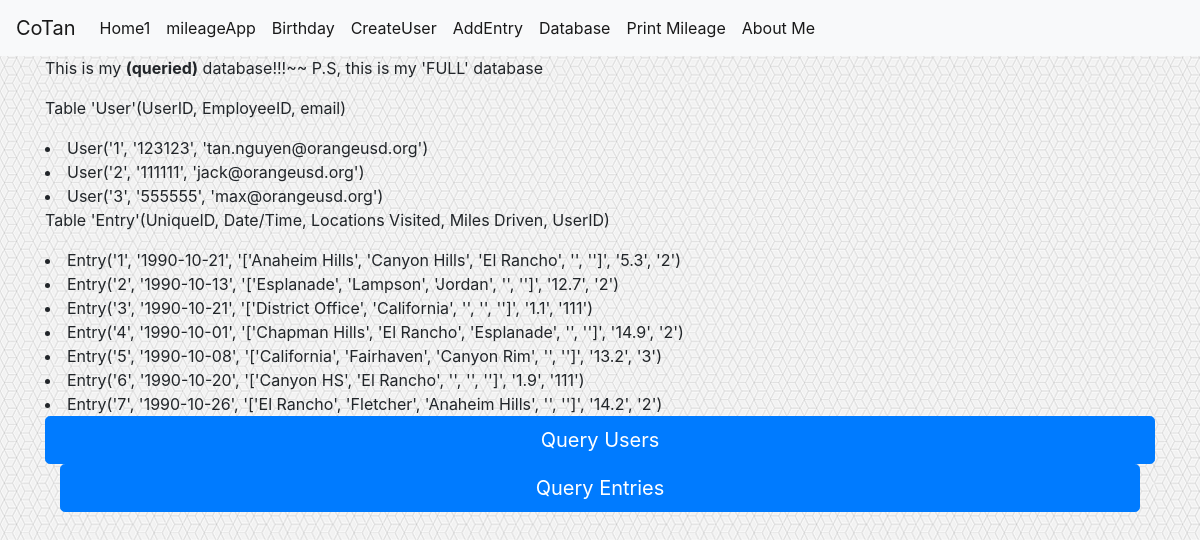
Before: /viewDatabase with the older database file.
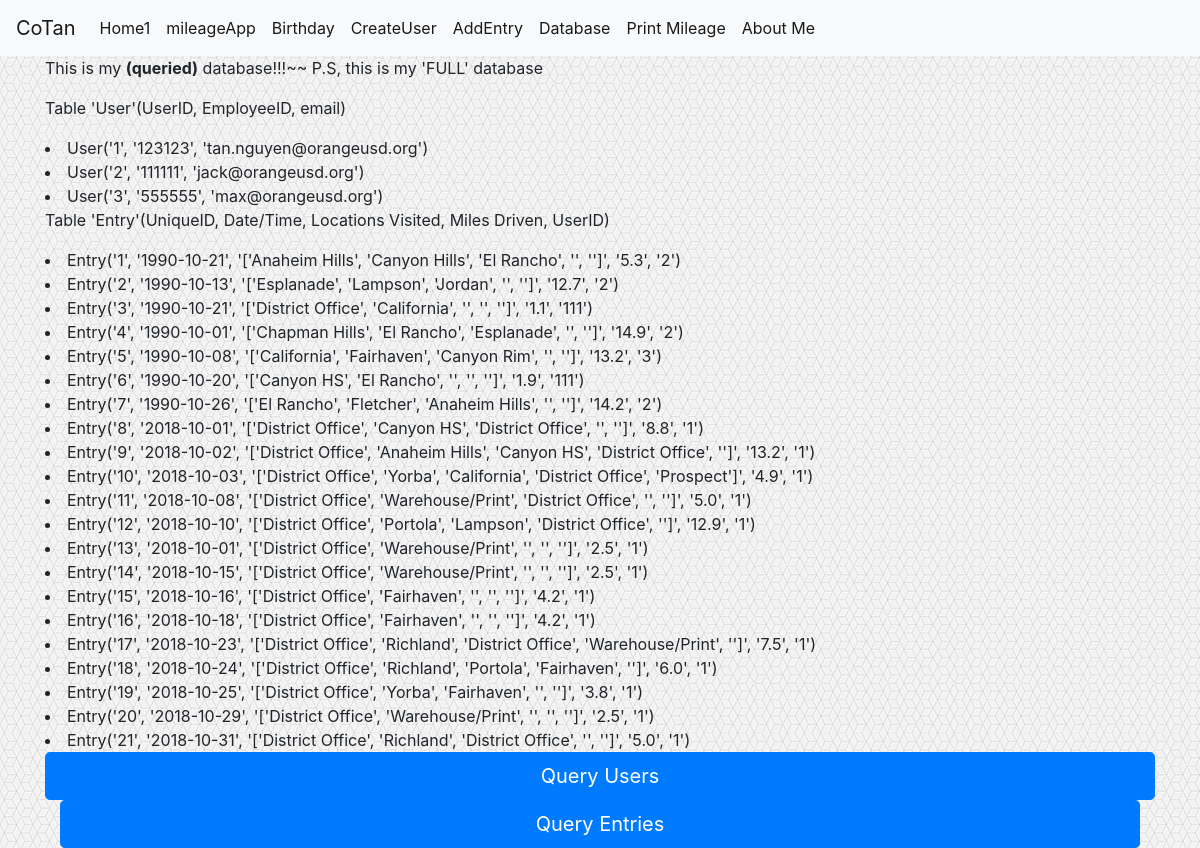
After: the same page with the newer database file.
### initialFlask.py (models this page shows, shortened)
class User(db.Model):
    id = db.Column(db.Integer, primary_key=True)
    employeeID = db.Column(db.String(20), unique=True, nullable=False)
    email = db.Column(db.String(120), unique=True, nullable=False)
    password = db.Column(db.String(60), nullable=False)
    entry = db.relationship('Entry', backref='author', lazy=True)
    def __repr__(self):
        return f"User('{self.id}', '{self.employeeID}', '{self.email}')"

class Entry(db.Model):
    id = db.Column(db.Integer, primary_key=True)
    date_entered = db.Column(db.String, nullable=False)
    locations = db.Column(db.Text, nullable=False)
    milesDriven = db.Column(db.Float, nullable=False)
    user_id = db.Column(db.Integer, db.ForeignKey('user.id'), nullable=False)
    def __repr__(self):
        return f"Entry('{self.id}', '{self.date_entered}', '{self.locations}', '{self.milesDriven}', '{self.user_id}')"

### initialFlask.py (the view)
@app.route('/viewDatabase')
def viewMyDatabase():
    userTable = User.query.all()
    userEntry = Entry.query.all()
    return render_template("viewDatabase.html", myUsers=userTable, myEntries=userEntry, QueryOneTwoThree=1)

### templates/viewDatabase.html (shortened to what this page needs)
{% extends 'template.html' %}
{% block body %}
This is my <strong>(queried)</strong> database!!!~~
{% if QueryOneTwoThree == 1 %}
P.S, this is my 'FULL' database
{% elif QueryOneTwoThree == 2 %}
P.S, this is my 'User' database
{% elif QueryOneTwoThree == 3 %}
P.S, this is my 'Entry' database
{% endif %}
<p>Table 'User'(UserID, EmployeeID, email)</p>
{% for users in myUsers %}
<li>
  {{users}}
</li>
{% endfor %}
<p>Table 'Entry'(UniqueID, Date/Time, Locations Visited, Miles Driven, UserID)</p>
{% for entries in myEntries %}
<li>
  {{entries}}
</li>
{% endfor %}
<div class="buttons">
  <form id=1 action="{{ url_for('queryStuff') }}" method="post">
    <button type="submit" name=queryUserOrEntry value="users" class="btn btn-primary btn-lg btn-block">Query Users</button>
  </form>
</div>
<div class="container">
  <form action="{{ url_for('queryStuff') }}" method="post">
    <button type="submit" name=queryUserOrEntry value="entries" class="btn btn-primary btn-lg btn-block">Query Entries</button>
  </form>
</div>
{% endblock %}

### templates/template.html (shortened to what this page needs)
<!doctype html>
<html>
	<head>
		<link rel="stylesheet" href="https://stackpath.bootstrapcdn.com/bootstrap/4.1.3/css/bootstrap.min.css">
	</head>
	<body>
		<body background="static/background.png">
		{% include 'includes/_navbar.html' %}
		<div class="container">
			{% block body %}
			{% endblock %}
		</div>
	</body>
</html>

### templates/includes/_navbar.html (shortened to what this page needs)
<nav class="navbar navbar-expand-lg navbar-light bg-light">
  <a class="navbar-brand" href="http://127.0.0.1:5000">CoTan</a>
  <div class="collapse navbar-collapse" id="navbarSupportedContent">
  <ul class="navbar-nav mr-auto">
    <li class="nav-item active">
      <a class="nav-link" href="#">Home1<span class="sr-only">(current)</span></a>
    </li>
    <li class="nav-item active">
      <a class="nav-link" href="/mileage">mileageApp</a>
    </li>
    <li class="nav-item active">
      <a class="nav-link" href="/birthday">Birthday</a>
    </li>
    <li class="nav-item active">
      <a class="nav-link" href="/createUser">CreateUser</a>
    </li>
    <li class="nav-item active">
      <a class="nav-link" href="/addEntry">AddEntry</a>
    </li>
    <li class="nav-item active">
      <a class="nav-link" href="/viewDatabase">Database</a>
    </li>
    <li class="nav-item active">
      <a class="nav-link" href="/printSuccess">Print Mileage</a>
    </li>
    <li class="nav-item active">
      <a class="nav-link" href="/about">About Me</a>
    </li>
  </div>
</nav>

Changed rows visible on the page:
added Entry: id+date_entered+locations "Entry('8', '2018-10-01', '['District Office', 'Canyon HS', 'District Office', '', '']', '8.8', '1')"
added Entry: id+date_entered+locations "Entry('9', '2018-10-02', '['District Office', 'Anaheim Hills', 'Canyon HS', 'District Office', '']', '13.2', '1')"
added Entry: id+date_entered+locations "Entry('10', '2018-10-03', '['District Office', 'Yorba', 'California', 'District Office', 'Prospect']', '4.9', '1')"
added Entry: id+date_entered+locations "Entry('11', '2018-10-08', '['District Office', 'Warehouse/Print', 'District Office', '', '']', '5.0', '1')"
added Entry: id+date_entered+locations "Entry('12', '2018-10-10', '['District Office', 'Portola', 'Lampson', 'District Office', '']', '12.9', '1')"
added Entry: id+date_entered+locations "Entry('13', '2018-10-01', '['District Office', 'Warehouse/Print', '', '', '']', '2.5', '1')"
added Entry: id+date_entered+locations "Entry('14', '2018-10-15', '['District Office', 'Warehouse/Print', '', '', '']', '2.5', '1')"
added Entry: id+date_entered+locations "Entry('15', '2018-10-16', '['District Office', 'Fairhaven', '', '', '']', '4.2', '1')"
added Entry: id+date_entered+locations "Entry('16', '2018-10-18', '['District Office', 'Fairhaven', '', '', '']', '4.2', '1')"
added Entry: id+date_entered+locations "Entry('17', '2018-10-23', '['District Office', 'Richland', 'District Office', 'Warehouse/Print', '']', '7.5', '1')"
added Entry: id+date_entered+locations "Entry('18', '2018-10-24', '['District Office', 'Richland', 'Portola', 'Fairhaven', '']', '6.0', '1')"
added Entry: id+date_entered+locations "Entry('19', '2018-10-25', '['District Office', 'Yorba', 'Fairhaven', '', '']', '3.8', '1')"
added Entry: id+date_entered+locations "Entry('20', '2018-10-29', '['District Office', 'Warehouse/Print', '', '', '']', '2.5', '1')"
added Entry: id+date_entered+locations "Entry('21', '2018-10-31', '['District Office', 'Richland', 'District Office', '', '']', '5.0', '1')"
